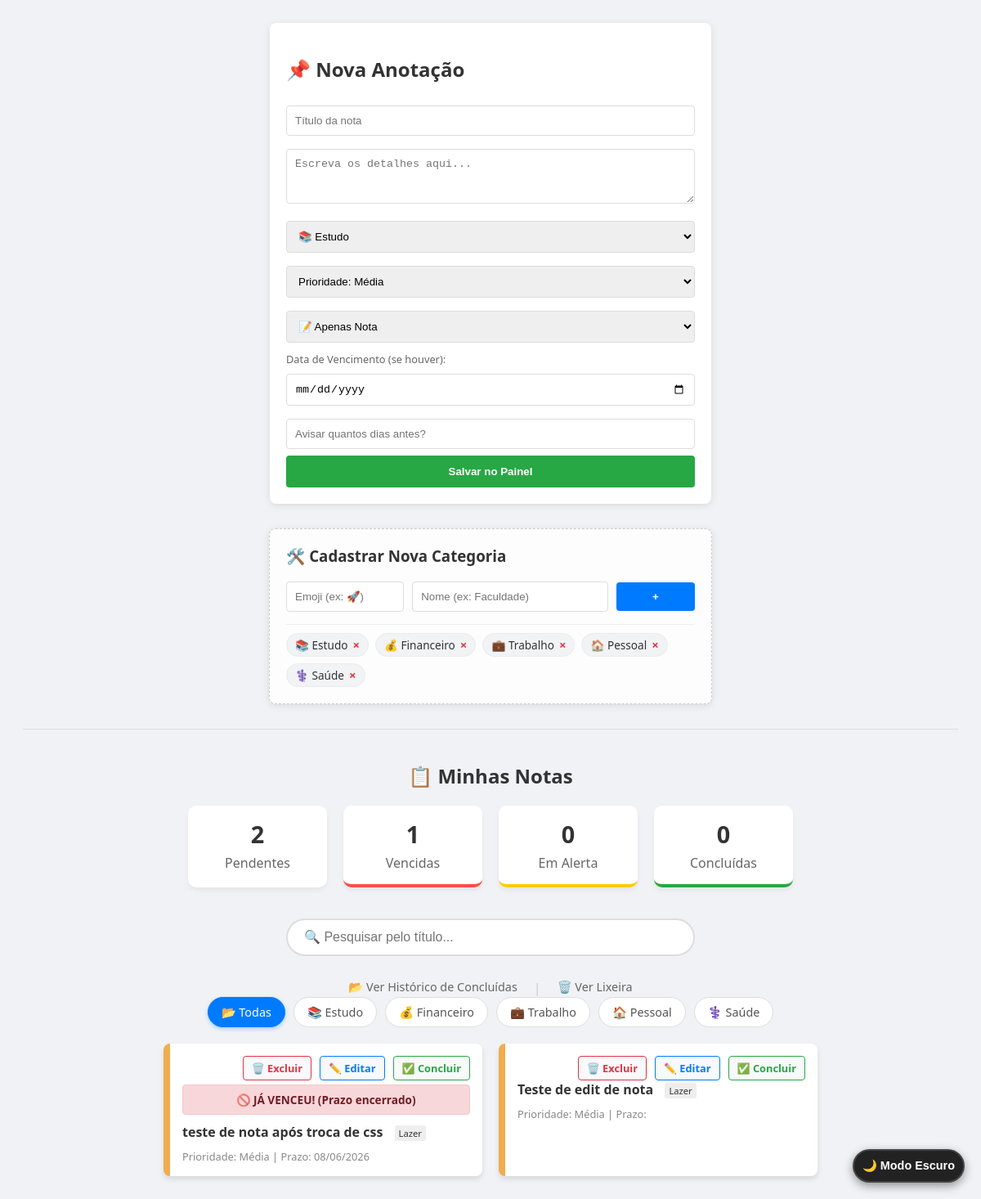
Before: / with the older database file.
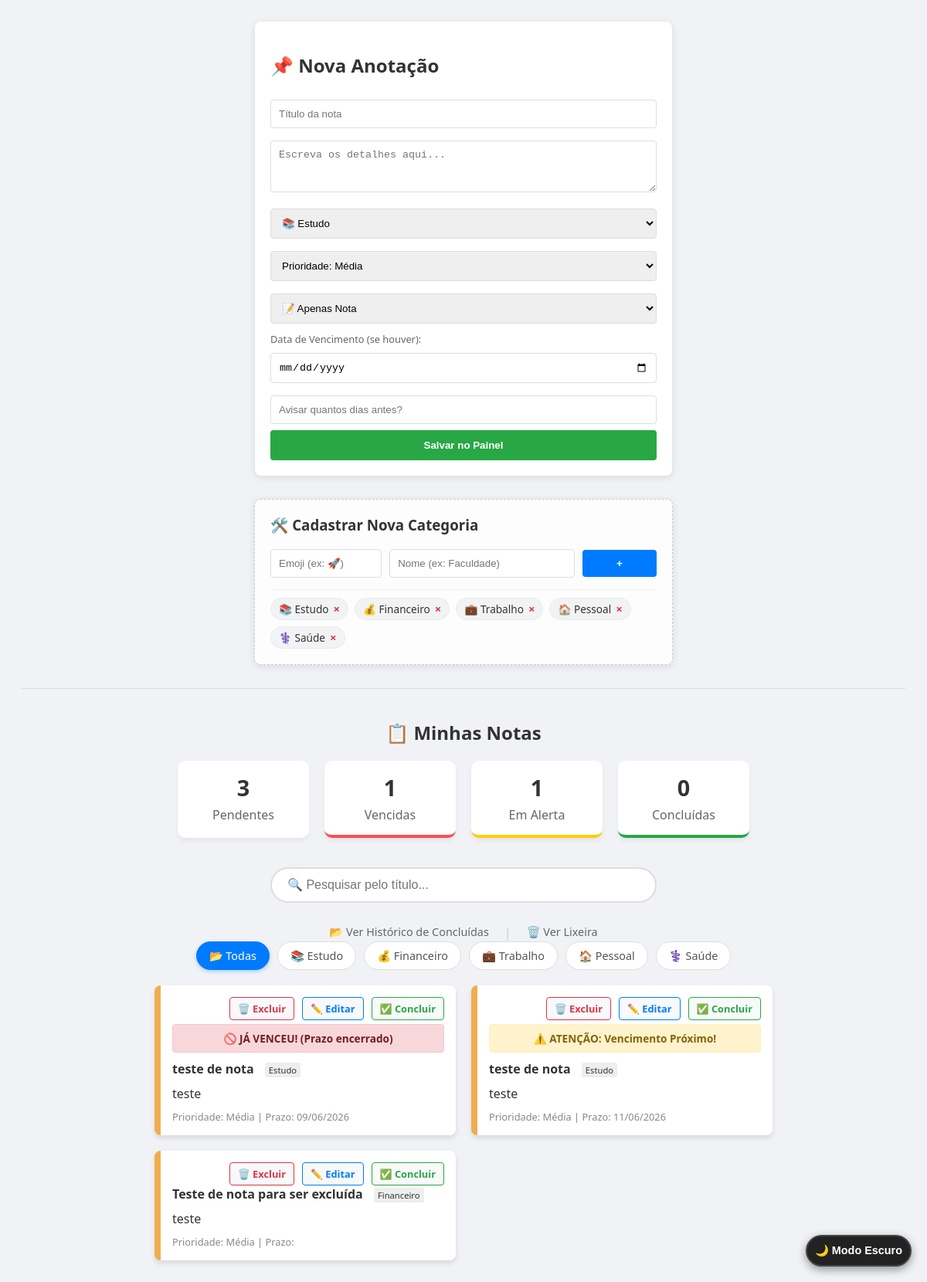
After: the same page with the newer database file.
### tables this page shows
CREATE TABLE categorias (
            id INTEGER PRIMARY KEY AUTOINCREMENT,
            nome TEXT NOT NULL UNIQUE,
            emoji TEXT
        );

CREATE TABLE notas (
            id INTEGER PRIMARY KEY AUTOINCREMENT,
            titulo TEXT NOT NULL,
            conteudo TEXT,
            categoria TEXT, -- Ex: Estudo, Financeiro, Trabalho
            prioridade TEXT, -- Ex: Alta, Média, Baixa
            tipo TEXT, -- Ex: Nota ou Lembrete
            data_criacao TIMESTAMP DEFAULT CURRENT_TIMESTAMP,
            data_vencimento DATE, -- Para os lembretes de conta
            dias_aviso INTEGER, -- Quantos dias antes avisar
            status TEXT DEFAULT 'Ativo', -- Ex: Ativo ou Concluído
            data_exclusao DATE -- Dia que uma nota foi excluída
        );

### app.py (the view)
@app.route('/')
def index():
    conn = conectar_banco()
    cursor = conn.cursor()
    categoria_filtrada = request.args.get('categoria')
    comando_sql = "SELECT * FROM notas WHERE status = 'Ativo'"
    parametros = []
    if categoria_filtrada and categoria_filtrada != 'Todas':
        comando_sql += " AND categoria = ?"
        parametros.append(categoria_filtrada)
    comando_sql += """
        ORDER BY
            CASE prioridade
                WHEN 'Alta' THEN 1
                WHEN 'Média' THEN 2
                WHEN 'Baixa' THEN 3
                ELSE 4
            END,
            data_criacao DESC
    """
    cursor.execute(comando_sql, parametros)
    notas = cursor.fetchall()
    cursor.execute("SELECT * FROM notas WHERE status = 'Ativo'")
    todas_ativas = cursor.fetchall()
    total = len(todas_ativas)
    vencidas = 0
    alertas = 0
    hoje = date.today()
    for n in todas_ativas:
        if n[7]:
            data_v = datetime.strptime(n[7], '%Y-%m-%d').date()
            diferenca = (data_v - hoje).days
            if diferenca < 0:
                vencidas += 1
            elif diferenca <= (n[8] or 3): #contagem para alerta de aviso ou popar alerta em 3 dias
                alertas +=1
    cursor.execute("SELECT COUNT (*) FROM notas WHERE status = 'Concluido'")
    concluidas_total = cursor.fetchone()[0]
    notas_processadas = []
    for n in notas:
        n_lista = list(n)
        status_visual = ""
        if n[7]: # Se tiver uma data de vencimento
            data_v = datetime.strptime(n[7], '%Y-%m-%d').date()
            diferenca = (data_v - hoje).days
            if diferenca < 0: status_visual = "vencido"
            elif diferenca <= (n[8] or 3): status_visual = "alerta"
            n_lista[7] = data_v.strftime('%d/%m/%Y') #formatação para data brasileira
        n_lista.append(status_visual)
        notas_processadas.append(n_lista)
    cursor.execute("SELECT id, nome, emoji FROM categorias")
    lista_categorias = cursor.fetchall()
    conn.close()
    return render_template('index.html',
                           notas = notas_processadas,
                           total = total,
                           vencidas = vencidas,
                           alertas = alertas,
                           concluidas_total = concluidas_total,
                           categorias = lista_categorias,
                           categoria_ativa = categoria_filtrada or 'Todas')

### app.py (called while the page is built)
def conectar_banco():
    return sqlite3.connect('painel_dados.db')

### templates/index.html (shortened to what this page needs)
<!DOCTYPE html>
<html lang="pt-br">
<head>
    <link rel="stylesheet" href="{{ url_for('static', filename='style.css') }}">
</head>
<body>
    <button class="btn-dark-toggle" id="darkToggle">🌙 Modo Escuro</button>
    <div class="form-container">
        <h2>📌 Nova Anotação</h2>
        <form action="/adicionar" method="POST">
            <input type="text" name="titulo" placeholder="Título da nota" required>
            <textarea name="conteudo" rows="3" placeholder="Escreva os detalhes aqui..."></textarea>
            <select name="categoria" required>
                {% for categoria in categorias %}
                    <option value="{{ categoria[1] }}">{{ categoria[2] }} {{ categoria[1] }}</option>
                {% endfor %}
            </select>
            <select name="prioridade">
                <option value="Média" selected>Prioridade: Média</option>
            </select>
            <select name="tipo">
                <option value="Nota">📝 Apenas Nota</option>
            </select>
            <label style="font-size: 0.8em; color: #666;">Data de Vencimento (se houver):</label>
            <input type="date" name="data_vencimento">
            <input type="number" name="dias_aviso" placeholder="Avisar quantos dias antes?">
            <button type="submit">Salvar no Painel</button>
        </form>
    </div>
    <div class="form-container" style="margin-top: 10px; background: #fdfdfd; border: 1px dashed #ccc;">
        <h3 style="margin-top: 0;">🛠️ Cadastrar Nova Categoria</h3>
        <form action="/adicionar_categoria" method="POST" style="display: flex; gap: 10px; align-items: center; margin-bottom: 15px;">
            <input type="text" name="emoji" placeholder="Emoji (ex: 🚀)" style="width: 30%; margin: 0;" required>
            <input type="text" name="nome" placeholder="Nome (ex: Faculdade)" style="width: 50%; margin: 0;" required>
            <button type="submit" style="width: 20%; padding: 10px; background: #007bff; margin: 0;">+</button>
        </form>
        <div style="display: flex; flex-wrap: wrap; gap: 8px; border-top: 1px solid #eee; padding-top: 10px;">
            {% for categoria in categorias %}
                <div class="categoria-badge" style="background: #f1f3f5; padding: 4px 10px; border-radius: 20px; font-size: 0.85em; display: flex; align-items: center; gap: 6px; border: 1px solid #e9ecef;">
                    <span>{{ categoria[2] }} {{ categoria[1] }}</span>
                    <a href="/excluir_categoria/{{ categoria[0] }}"
                       style="color: #dc3545; text-decoration: none; font-weight: bold; font-size: 1.1em; line-height: 1;"
                       onclick="return confirm('Tem certeza que deseja excluir a categoria &quot;{{ categoria[1] }}&quot;?')">×</a>
                </div>
            {% endfor %}
        </div>
    </div>
    <hr>
    <h2 style="text-align: center; margin-top: 40px;">📋 Minhas Notas</h2>
    <div class="dashboard">
        <div class="card-resumo">
            <h3>{{ total }}</h3>
            <p>Pendentes</p>
        </div>
        <div class="card-resumo" style="border-bottom: 4px solid #ff4d4d;">
            <h3>{{ vencidas }}</h3>
            <p>Vencidas</p>
        </div>
        <div class="card-resumo" style="border-bottom: 4px solid #ffcc00;">
            <h3>{{ alertas }}</h3>
            <p>Em Alerta</p>
        </div>
        <div class="card-resumo" style="border-bottom: 4px solid #28a745;">
            <h3>{{ concluidas_total }}</h3>
            <p>Concluídas</p>
        </div>
    </div>
    <div class="busca-container">
        <input type="text" id="inputBusca" placeholder="🔍 Pesquisar pelo título..." onkeyup="filtrarBusca()">
    </div>
    <div style="text-align: center; margin-top: 15px; display: flex; justify-content: center; gap: 20px;">
        <a href="/concluidas" style="color: #666; font-size: 0.9em; text-decoration: none; font-weight: 500;">📂 Ver Histórico de Concluídas</a>
        <span style="color: #ccc;">|</span>
        <a href="/lixeira" style="color: #666; font-size: 0.9em; text-decoration: none; font-weight: 500;">🗑️ Ver Lixeira</a>
    </div>
    <div class="filtros-container">
        <a href="/" class="btn-filtro {% if categoria_ativa == 'Todas' %}active{% endif %}">📂 Todas</a>
        {% for categoria in categorias %}
            <a href="/?categoria={{ categoria[1] }}" class="btn-filtro {% if categoria_ativa == categoria[1] %}active{% endif %}"> {{ categoria[2] }} {{ categoria[1] }} </a>
        {% endfor %}
    </div>
    <div class="notas-container">
        {% for n in notas %}
        <div class="nota-card {{ n[4] }}">
            <a href="/concluir/{{ n[0] }}" class="btn-concluir">✅ Concluir</a>
            <a href="/editar/{{ n[0] }}" class="btn-editar">✏️ Editar</a>
            <a href="/deletar_lixeira/{{ n[0] }}" class="btn-excluir" onclick="return confirm('Mandar esta nota para a lixeira?')">🗑️ Excluir</a>
            {% if n[-1] == "vencido" %}
                <div class="alerta-vencido">
                    🚫 JÁ VENCEU! (Prazo encerrado)
                </div>
            {% elif n[-1] == "alerta" %}
                <div class="alerta-vencimento">
                    ⚠️ ATENÇÃO: Vencimento Próximo!
                </div>
            {% endif %}
            <div style="margin-top: 10px; clear: both;">
                <strong>{{ n[1] }}</strong>
                <span class="nota-badge-categoria"> {{ n[3] }} </span>
            </div>
            <p style="margin: 10px 0;">{{ n[2] }}</p>
            <div style="font-size: 0.8em; color: #888;">
                Prioridade: {{ n[4] }} |
                Prazo: {{ n[7] }}
            </div>
        </div>
        {% endfor %}
    </div>
</body>
</html>

### static/style.css (style rules this page uses)
body { font-family: 'Segoe UI', sans-serif; background: #f0f2f5; padding: 20px; color: #333; }
hr { border: 0; border-top: 1px solid #ddd; margin: 20px 0; }
.form-container { background: white; padding: 20px; border-radius: 8px; max-width: 500px; margin: 0 auto 30px auto; box-shadow: 0 2px 10px rgba(0,0,0,0.1); }
input, select, textarea { width: 100%; margin: 8px 0; padding: 10px; border: 1px solid #ddd; border-radius: 4px; box-sizing: border-box; }
button { background: #28a745; color: white; border: none; padding: 12px; width: 100%; border-radius: 4px; cursor: pointer; font-weight: bold; }
.dashboard { display: flex; justify-content: center; gap: 20px; margin-bottom: 30px; }
.card-resumo { background: white; padding: 15px 25px; border-radius: 10px; box-shadow: 0 4px 6px rgba(0,0,0,0.05); text-align: center; min-width: 120px; }
.card-resumo h3 { margin: 0; font-size: 1.8em; font-weight: bold; }
.card-resumo p { margin: 5px 0 0 0; color: #666; }
.notas-container { max-width: 800px; margin: 0 auto; display: grid; grid-template-columns: 1fr 1fr; gap: 20px; }
.nota-card { background: white; padding: 15px; border-left: 8px solid #ccc; border-radius: 8px; box-shadow: 0 4px 6px rgba(0,0,0,0.1); transition: transform 0.2s; }
.nota-card.Média { border-left-color: #f0ad4e; }
.nota-badge-categoria { font-size: 0.7em; background: #eee; padding: 2px 5px; border-radius: 3px; margin-left: 10px; }
.alerta-vencimento, .alerta-vencido { padding: 8px; border-radius: 4px; font-size: 0.85em; margin-top: 35px; margin-bottom: 10px; font-weight: bold; text-align: center; display: block; position: relative; z-index: 1; clear: both; box-sizing: border-box; }
.alerta-vencimento { background: #fff3cd; color: #856404; border: 1px solid #ffeeba; animation: piscar 2s infinite; }
.alerta-vencido { background: #f8d7da; color: #721c24; border: 1px solid #f5c6cb; }
.btn-concluir, .btn-editar, .btn-excluir { float: right; background-color: #f8f9fa; padding: 5px 10px; border-radius: 4px; text-decoration: none; font-size: 0.8em; font-weight: bold; position: relative; z-index: 10; }
.btn-concluir { color: #28a745; border: 1px solid #28a745; }
.btn-editar { margin-right: 10px; color: #007bff; border: 1px solid #007bff; }
.btn-excluir { margin-right: 10px; color: #dc3545; border: 1px solid #dc3545; }
.filtros-container { display: flex; justify-content: center; gap: 10px; margin-bottom: 20px; flex-wrap: wrap; }
.btn-filtro { padding: 8px 16px; background: white; border: 1px solid #ddd; border-radius: 20px; text-decoration: none; color: #555; font-size: 0.9em; transition: all 0.3s; }
.btn-filtro.active { background: #007bff; color: white; border-color: #007bff; box-shadow: 0 2px 5px rgba(0,123,255,0.3); }
.busca-container { max-width: 500px; margin: 0 auto 20px auto; }
#inputBusca { width: 100%; padding: 12px 20px; border: 2px solid #ddd; border-radius: 25px; font-size: 1em; outline: none; transition: border-color 0.3s; }
.btn-dark-toggle { position: fixed; bottom: 20px; right: 20px; width: auto !important; background: #222; color: #fff; border: 2px solid #444; padding: 10px 10px; border-radius: 50px; cursor: pointer; font-size: 0.9em; box-shadow: 0 4px 12px rgba(0,0,0,0.4); z-index: 9999; transition: all 0.2s ease; }

Changed rows visible on the page:
removed notas: shows "🚫 JÁ VENCEU! (Prazo encerrado)", titulo "teste de nota após troca de css", categoria "Lazer", prioridade "Média", data_vencimento "08/06/2026"
added notas: shows "🚫 JÁ VENCEU! (Prazo encerrado)", titulo "teste de nota", categoria "Estudo", conteudo "teste", prioridade "Média", data_vencimento "09/06/2026"
added notas: shows "⚠️ ATENÇÃO: Vencimento Próximo!", titulo "teste de nota", categoria "Estudo", conteudo "teste", prioridade "Média", data_vencimento "11/06/2026"
changed notas: titulo "Teste de edit de nota" → "Teste de nota para ser excluída"; categoria "Lazer" → "Financeiro"; conteudo (not shown) → "teste"
Other visible differences:
{{ total }}: "2" → "3"
{{ alertas }}: "0" → "1"
